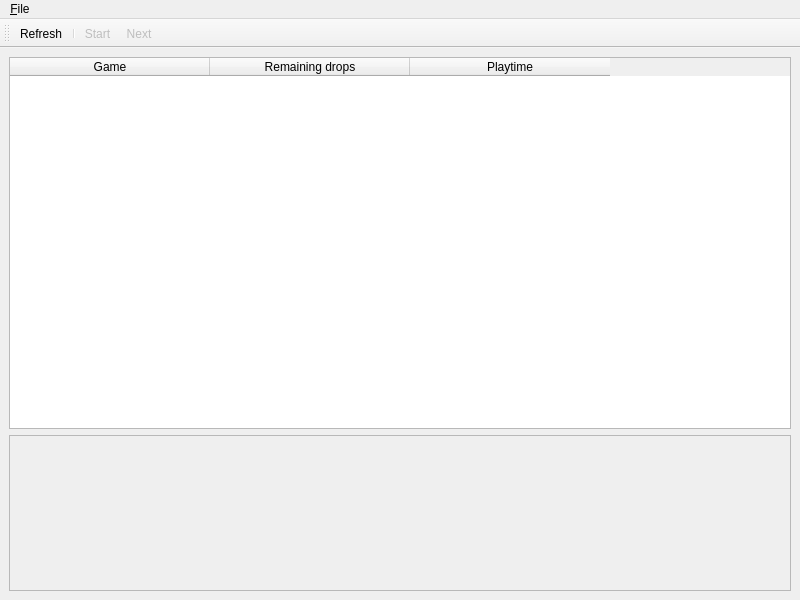
<?xml version="1.0" encoding="UTF-8"?>
<ui version="4.0">
 <class>MainWindow</class>
 <widget class="QMainWindow" name="MainWindow">
  <property name="geometry">
   <rect>
    <x>0</x>
    <y>0</y>
    <width>800</width>
    <height>600</height>
   </rect>
  </property>
  <property name="windowTitle">
   <string>MainWindow</string>
  </property>
  <widget class="QWidget" name="centralWidget">
   <layout class="QVBoxLayout" name="verticalLayout">
    <item>
     <widget class="QTableWidget" name="tableWidgetGames">
      <attribute name="horizontalHeaderDefaultSectionSize">
       <number>200</number>
      </attribute>
      <column>
       <property name="text">
        <string>Game</string>
       </property>
      </column>
      <column>
       <property name="text">
        <string>Remaining drops</string>
       </property>
      </column>
      <column>
       <property name="text">
        <string>Playtime</string>
       </property>
      </column>
     </widget>
    </item>
    <item>
     <widget class="QFrame" name="frame">
      <property name="frameShape">
       <enum>QFrame::StyledPanel</enum>
      </property>
      <property name="frameShadow">
       <enum>QFrame::Raised</enum>
      </property>
      <layout class="QVBoxLayout" name="verticalLayout_2">
       <item>
        <widget class="QLabel" name="labelImage">
         <property name="minimumSize">
          <size>
           <width>292</width>
           <height>136</height>
          </size>
         </property>
         <property name="baseSize">
          <size>
           <width>292</width>
           <height>136</height>
          </size>
         </property>
         <property name="text">
          <string notr="true"/>
         </property>
        </widget>
       </item>
      </layout>
     </widget>
    </item>
   </layout>
  </widget>
  <widget class="QMenuBar" name="menuBar">
   <property name="geometry">
    <rect>
     <x>0</x>
     <y>0</y>
     <width>800</width>
     <height>21</height>
    </rect>
   </property>
   <widget class="QMenu" name="menuFile">
    <property name="title">
     <string>&amp;File</string>
    </property>
    <addaction name="actionSettings"/>
    <addaction name="separator"/>
    <addaction name="actionQuit"/>
   </widget>
   <addaction name="menuFile"/>
  </widget>
  <widget class="QToolBar" name="toolBar">
   <property name="windowTitle">
    <string>toolBar</string>
   </property>
   <attribute name="toolBarArea">
    <enum>TopToolBarArea</enum>
   </attribute>
   <attribute name="toolBarBreak">
    <bool>false</bool>
   </attribute>
   <addaction name="actionRefresh"/>
   <addaction name="separator"/>
   <addaction name="actionStartStop"/>
   <addaction name="actionNext"/>
  </widget>
  <action name="actionQuit">
   <property name="icon">
    <iconset theme="application-exit">
     <normaloff/>
    </iconset>
   </property>
   <property name="text">
    <string>&amp;Quit</string>
   </property>
  </action>
  <action name="actionSettings">
   <property name="icon">
    <iconset theme="preferences-other">
     <normaloff/>
    </iconset>
   </property>
   <property name="text">
    <string>&amp;Settings</string>
   </property>
  </action>
  <action name="actionRefresh">
   <property name="icon">
    <iconset theme="view-refresh">
     <normaloff/>
    </iconset>
   </property>
   <property name="text">
    <string>Refresh</string>
   </property>
   <property name="toolTip">
    <string>Refresh/update the list of games, cards and playtime</string>
   </property>
   <property name="shortcut">
    <string>F5</string>
   </property>
  </action>
  <action name="actionStartStop">
   <property name="enabled">
    <bool>false</bool>
   </property>
   <property name="icon">
    <iconset theme="media-playback-start">
     <normaloff/>
    </iconset>
   </property>
   <property name="text">
    <string>&amp;Start</string>
   </property>
   <property name="toolTip">
    <string>Start ideling</string>
   </property>
  </action>
  <action name="actionNext">
   <property name="enabled">
    <bool>false</bool>
   </property>
   <property name="icon">
    <iconset theme="media-skip-forward">
     <normaloff/>
    </iconset>
   </property>
   <property name="text">
    <string>&amp;Next</string>
   </property>
   <property name="toolTip">
    <string>Idle next game</string>
   </property>
  </action>
 </widget>
 <resources/>
 <connections/>
</ui>
